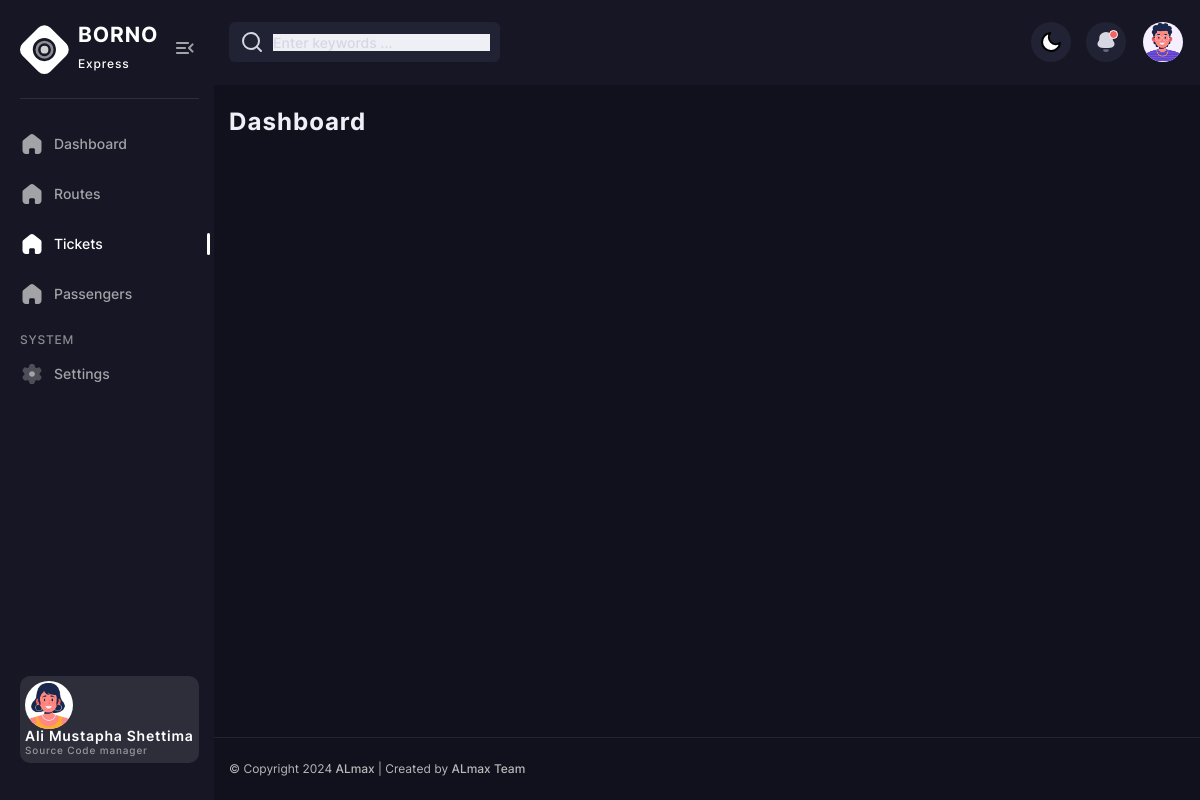
Before: /dashboard.php?tickets=all with the older database file.
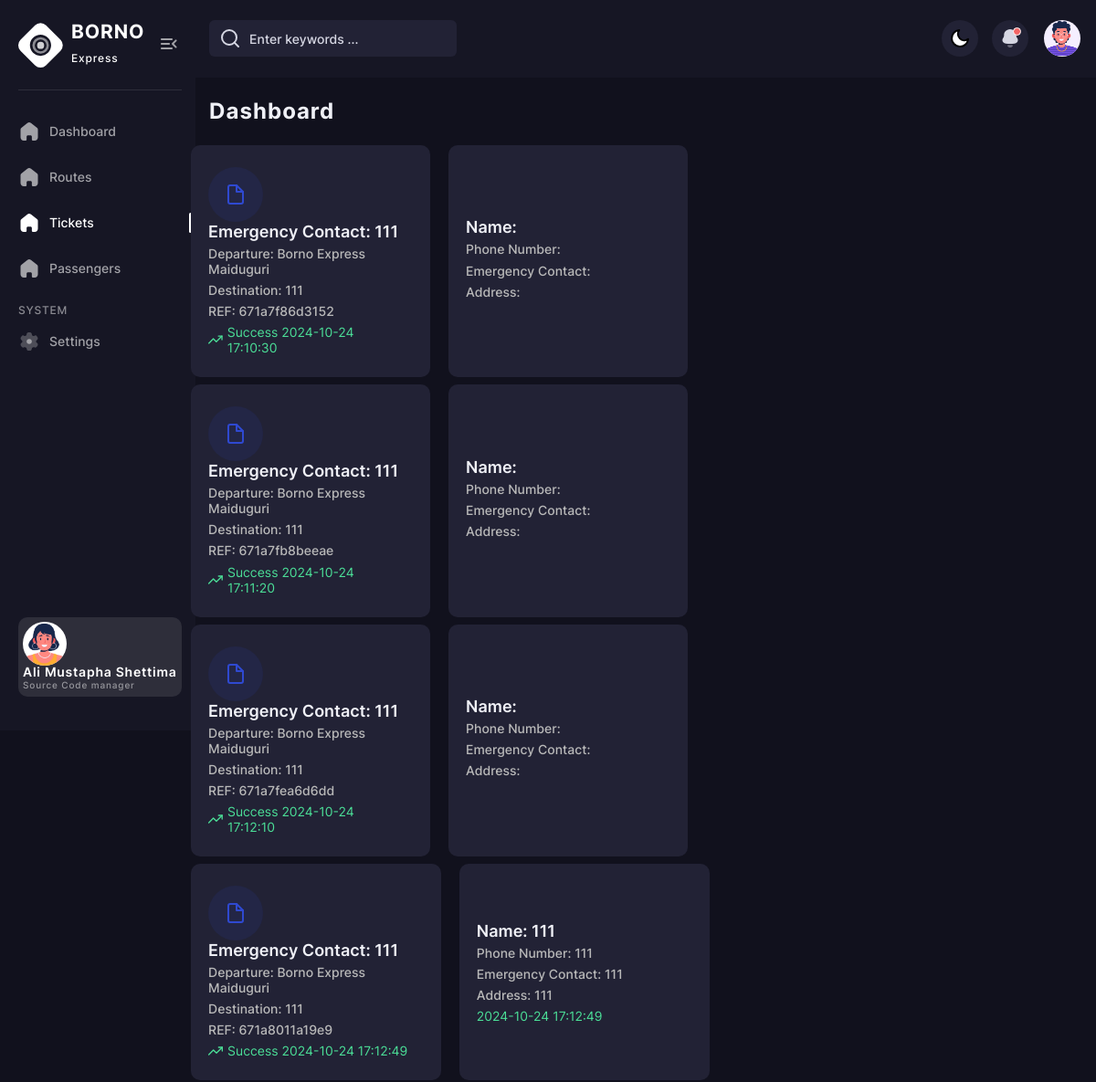
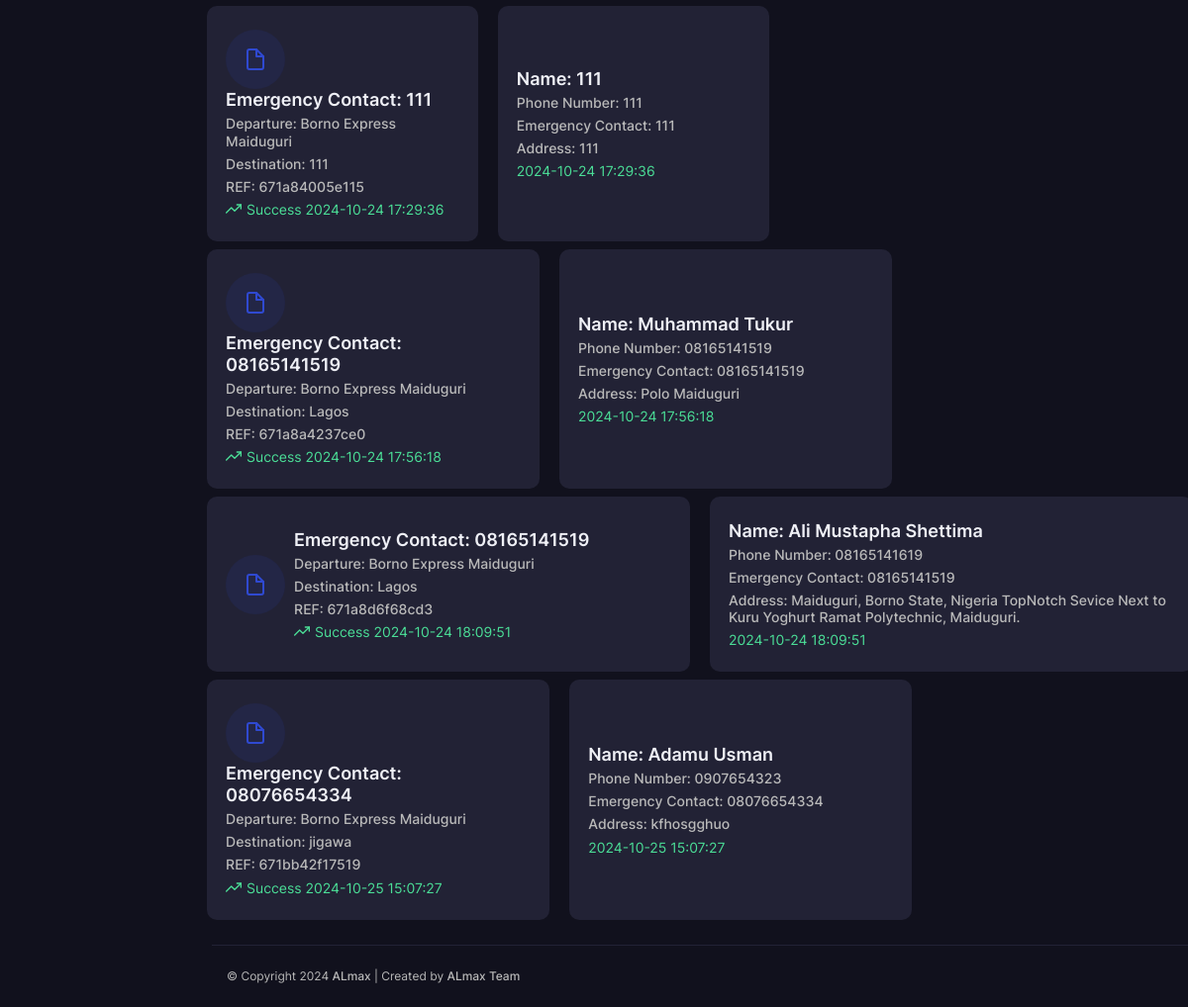
After: the same page with the newer database file (2 pictures, top to bottom).
### tables this page shows
CREATE TABLE `tickets` (
  `id` bigint(20) NOT NULL,
  `ticket_id` varchar(222) NOT NULL,
  `created_at` timestamp NOT NULL DEFAULT current_timestamp(),
  `update_at` timestamp NOT NULL DEFAULT current_timestamp(),
  `deleted_at` timestamp NULL DEFAULT NULL,
  `vehicle_id` varchar(222) NOT NULL,
  `passenger_id` varchar(222) DEFAULT NULL,
  `emergency_contact` varchar(222) NOT NULL DEFAULT '08165141519',
  `destination` varchar(222) NOT NULL,
  `departure` varchar(222) NOT NULL,
  `status` varchar(222) DEFAULT 'New'
);

CREATE TABLE `passengers` (
  `id` bigint(20) NOT NULL,
  `name` varchar(222) NOT NULL,
  `created_at` timestamp NOT NULL DEFAULT current_timestamp(),
  `updated_at` timestamp NOT NULL DEFAULT current_timestamp(),
  `deleted_at` timestamp NULL DEFAULT NULL,
  `age` varchar(222) DEFAULT '18',
  `gender` varchar(222) NOT NULL,
  `phone_number` varchar(222) NOT NULL,
  `emergency_number` varchar(222) NOT NULL,
  `first_contact_number` varchar(222) DEFAULT NULL,
  `ticket_id` varchar(222) NOT NULL,
  `address` text DEFAULT NULL
);

### database/Database.php (called while the page is built, shortened)
<?php
class database
{
    private $host = "127.0.0.1";
    private $db_name = "borno_express";
    private $username = "root";
    private $password = "";
    public function getConnection()
    {
        $this->conn = null;
        try {
            $this->conn =  mysqli_connect($this->host, $this->username, $this->password, $this->db_name);
        } catch (Exception $e) {
            die("Database connection error: " . $e->getMessage());
        }
        return $this->conn;
    }
}

### app/models/Ticket.php (called while the page is built, shortened)
<?php
class Ticket {
    private $conn;
    public $table = 'tickets';
    public function __construct($db) {
        $this->conn = $db;
    }
    public function read() {
        $query = "SELECT * FROM tickets WHERE deleted_at IS NULL";
        $stmt = $this->conn->prepare($query);
        $stmt->execute();
        return $stmt->get_result();
    }
    public function find($id) {
        $query = "SELECT * FROM " . $this->table . " WHERE ticket_id = ? LIMIT 0,1";
        $stmt = $this->conn->prepare($query);
        $stmt->bind_param("s", $id);
        $stmt->execute();
        $result = $stmt->get_result();
        if ($row = $result->fetch_assoc()) {
            $this->ticket_id = $row['ticket_id'];
            $this->emergency_contact = $row['emergency_contact'];
            $this->status = $row['status'];
            $this->destination = $row['destination'];
            $this->departure = $row['departure'];
            $this->created_at = $row['created_at'];
            return $this;
        }
        return false;
    }
}
?>

### app/models/Passenger.php (called while the page is built, shortened)
<?php
class Passenger {
    private $conn;
    public $table = 'passengers';
    public function __construct($db) {
        $this->conn = $db;
    }
    public function find($id) {
        $query = "SELECT * FROM " . $this->table . " WHERE ticket_id = ? LIMIT 0,1";
        $stmt = $this->conn->prepare($query);
        $stmt->bind_param("s", $id);
        $stmt->execute();
        $result = $stmt->get_result();
        if ($row = $result->fetch_assoc()) {
            $this->name = $row['name'];
            $this->address = $row['address'];
            $this->phone_number = $row['phone_number'];
            $this->emergency_number = $row['emergency_number'];
            $this->created_at = $row['created_at'];
            return true;
        }
        return false;
    }
}
?>

### components/dashboard/ticket.php (the view, shortened to what this page needs)
<?php
require_once __DIR__ . '/../../app/models/Passenger.php';
require_once __DIR__ . '/../../app/models/Ticket.php';
require_once __DIR__ . '/../../database/Database.php';
$database = new Database();
$ticket = new Ticket($database->getConnection());
$passenger = new Passenger($database->getConnection());
$all_ticket = $ticket->read();
$ticketId = isset($_GET['ticket']) ? htmlspecialchars($_GET['ticket']) : '';
function displayTicketInfo($ticket, $passenger = null) {
    echo '
    <div class="ticket-card-wrapper row" style="margin-bottom:8px;">
       <div class="col-6">
         <article class="stat-cards-item ticket-card">
           <div class="stat-cards-icon primary">
             <i data-feather="file" aria-hidden="true"></i>
           </div>
           <div class="stat-cards-info">
             <p class="stat-cards-info__num ticket_emergency_contact">Emergency Contact: ' . $ticket->emergency_contact . '</p>
             <p class="stat-cards-info__title ticket_departure">Departure: ' . $ticket->departure . '</p>
             <p class="stat-cards-info__title ticket_destination">Destination: ' . $ticket->destination . '</p>
             <p class="stat-cards-info__title ticket_ref">REF: ' . $ticket->ticket_id . '</p>
             <p class="stat-cards-info__progress">
               <span class="stat-cards-info__profit success">
                 <i data-feather="trending-up" aria-hidden="true"></i>' . $ticket->status . ' ' . $ticket->created_at . '
               </span>
             </p>
           </div>
         </article>
       </div>';
    if ($passenger) {
        echo '
        <div class="col-6">
             <article class="stat-cards-item passenger-card">
               <div class="stat-cards-info">
                 <p class="stat-cards-info__num passenger_name">Name: ' . $passenger->name . '</p>
                 <p class="stat-cards-info__title passenger_phone">Phone Number: ' . $passenger->phone_number . '</p>
                 <p class="stat-cards-info__title passenger_emergency_contact">Emergency Contact: ' . $passenger->emergency_number . '</p>
                 <p class="stat-cards-info__title passenger_address">Address: ' . $passenger->address . '</p>
                 <p class="stat-cards-info__progress">
                   <span class="stat-cards-info__profit success">' . $passenger->created_at . '
                   </span>
                 </p>
               </div>
             </article>
        </div>';
    }
    echo '</div>';
}
if ($ticketId && $ticket->find($ticketId)) {
    $passenger->find($ticketId);
    displayTicketInfo($ticket, $passenger);
} else {
    foreach ($all_ticket as $ticketData) {
       $ticket->find($ticketData['ticket_id']);
       $passenger->find($ticket->ticket_id);
       displayTicketInfo($ticket, $passenger);
    }
}
?>

Changed rows visible on the page:
added tickets: emergency_contact "111", departure "Borno Express Maiduguri", destination "111", ticket "671a7f86d3152", status "Success", created_at "2024-10-24 17:10:30"
added tickets: emergency_contact "111", departure "Borno Express Maiduguri", destination "111", ticket "671a7fb8beeae", status "Success", created_at "2024-10-24 17:11:20"
added tickets: emergency_contact "111", departure "Borno Express Maiduguri", destination "111", ticket "671a7fea6d6dd", status "Success", created_at "2024-10-24 17:12:10"
added tickets: emergency_contact "111", departure "Borno Express Maiduguri", destination "111", ticket "671a8011a19e9", status "Success", created_at "2024-10-24 17:12:49", passengers.name "111", passengers.phone_number "111", passengers.emergency_number "111", passengers.address "111", passengers.created_at "2024-10-24 17:12:49"
added tickets: emergency_contact "111", departure "Borno Express Maiduguri", destination "111", ticket "671a84005e115", status "Success", created_at "2024-10-24 17:29:36", passengers.name "111", passengers.phone_number "111", passengers.emergency_number "111", passengers.address "111", passengers.created_at "2024-10-24 17:29:36"
added tickets: emergency_contact "08165141519", departure "Borno Express Maiduguri", destination "Lagos", ticket "671a8a4237ce0", status "Success", created_at "2024-10-24 17:56:18", passengers.name "Muhammad Tukur", passengers.phone_number "08165141519", passengers.emergency_number "08165141519", passengers.address "Polo Maiduguri", passengers.created_at "2024-10-24 17:56:18"
added tickets: emergency_contact "08165141519", departure "Borno Express Maiduguri", destination "Lagos", ticket "671a8d6f68cd3", status "Success", created_at "2024-10-24 18:09:51", passengers.name "Ali Mustapha Shettima", passengers.phone_number "08165141619", passengers.emergency_number "08165141519", passengers.address "Maiduguri, Borno State, Nigeria TopNotch Sevice Next to Kuru Yoghurt Ramat Polytechnic, Maiduguri.", passengers.created_at "2024-10-24 18:09:51"
added tickets: emergency_contact "08076654334", departure "Borno Express Maiduguri", destination "jigawa", ticket "671bb42f17519", status "Success", created_at "2024-10-25 15:07:27", passengers.name "Adamu Usman", passengers.phone_number "0907654323", passengers.emergency_number "08076654334", passengers.address "kfhosgghuo", passengers.created_at "2024-10-25 15:07:27"
